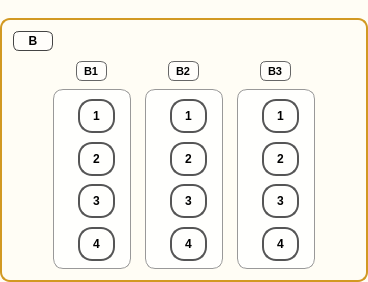
                          <widget class="QGroupBox" name="groupZoneB">
                           <property name="sizePolicy">
                            <sizepolicy hsizetype="Expanding" vsizetype="Preferred">
                             <horstretch>0</horstretch>
                             <verstretch>0</verstretch>
                            </sizepolicy>
                           </property>
                           <property name="styleSheet">
                            <string>QGroupBox{border:2px solid #d29922;border-radius:10px;margin-top:18px;background:#fffdf5;}QGroupBox::title{subcontrol-origin:margin;left:12px;top:6px;padding:0 6px;font-weight:700;}</string>
                           </property>
                           <property name="text" stdset="0">
                            <string>냉동고 B</string>
                           </property>
                           <layout class="QVBoxLayout" name="vboxZoneB">
                            <property name="spacing">
                             <number>10</number>
                            </property>
                            <item>
                             <widget class="QLabel" name="labelZone_B">
                              <property name="sizePolicy">
                               <sizepolicy hsizetype="Fixed" vsizetype="Fixed">
                                <horstretch>0</horstretch>
                                <verstretch>0</verstretch>
                               </sizepolicy>
                              </property>
                              <property name="minimumSize">
                               <size>
                                <width>24</width>
                                <height>20</height>
                               </size>
                              </property>
                              <property name="maximumSize">
                               <size>
                                <width>40</width>
                                <height>22</height>
                               </size>
                              </property>
                              <property name="styleSheet">
                               <string>QLabel{border:1px solid #444;border-radius:6px;padding:2px 6px;font-weight:700;font-size:12px;background:rgba(255,255,255,0.6);}</string>
                              </property>
                              <property name="text">
                               <string>B</string>
                              </property>
                              <property name="alignment">
                               <set>Qt::AlignCenter</set>
                              </property>
                             </widget>
                            </item>
                            <item>
                             <layout class="QHBoxLayout" name="hboxZoneB">
                              <property name="spacing">
                               <number>14</number>
                              </property>
                              <item>
                               <spacer name="hboxZoneB_spacer_left">
                                <property name="orientation">
                                 <enum>Qt::Horizontal</enum>
                                </property>
                                <property name="sizeType">
                                 <enum>QSizePolicy::Expanding</enum>
                                </property>
                                <property name="sizeHint" stdset="0">
                                 <size>
                                  <width>40</width>
                                  <height>20</height>
                                 </size>
                                </property>
                               </spacer>
                              </item>
                              <item>
                               <layout class="QVBoxLayout" name="vbox_container_B_a1">
                                <property name="spacing">
                                 <number>8</number>
                                </property>
                                <item alignment="Qt::AlignHCenter">
                                 <widget class="QLabel" name="labelRack_B1">
                                  <property name="sizePolicy">
                                   <sizepolicy hsizetype="Fixed" vsizetype="Fixed">
                                    <horstretch>0</horstretch>
                                    <verstretch>0</verstretch>
                                   </sizepolicy>
                                  </property>
                                  <property name="minimumSize">
                                   <size>
                                    <width>28</width>
                                    <height>20</height>
                                   </size>
                                  </property>
                                  <property name="maximumSize">
                                   <size>
                                    <width>40</width>
                                    <height>22</height>
                                   </size>
                                  </property>
                                  <property name="styleSheet">
                                   <string>QLabel{border:1px solid #666;border-radius:6px;padding:2px 4px;font-weight:700;font-size:11px;background:rgba(255,255,255,0.6);}</string>
                                  </property>
                                  <property name="text">
                                   <string>B1</string>
                                  </property>
                                 </widget>
                                </item>
                                <item alignment="Qt::AlignHCenter">
                                 <widget class="QFrame" name="frame_B_a1">
                                  <property name="sizePolicy">
                                   <sizepolicy hsizetype="Fixed" vsizetype="Fixed">
                                    <horstretch>0</horstretch>
                                    <verstretch>0</verstretch>
                                   </sizepolicy>
                                  </property>
                                  <property name="minimumSize">
                                   <size>
                                    <width>78</width>
                                    <height>180</height>
                                   </size>
                                  </property>
                                  <property name="maximumSize">
                                   <size>
                                    <width>90</width>
                                    <height>180</height>
                                   </size>
                                  </property>
                                  <property name="styleSheet">
                                   <string notr="true">QFrame{border:1px solid #999;border-radius:10px;background:rgba(255,255,255,0.8);padding-left:15px;}</string>
                                  </property>
                                  <property name="frameShape">
                                   <enum>QFrame::NoFrame</enum>
                                  </property>
                                  <layout class="QVBoxLayout" name="vbox_frame_B_a1">
                                   <property name="spacing">
                                    <number>10</number>
                                   </property>
                                   <item>
                                    <widget class="QToolButton" name="tube_B_a1_t1">
                                     <property name="minimumSize">
                                      <size>
                                       <width>34</width>
                                       <height>34</height>
                                      </size>
                                     </property>
                                     <property name="styleSheet">
                                      <string>QToolButton{border:2px solid #555;border-radius:14px;min-width:30px;min-height:30px;font-weight:700;}QToolButton:hover{border-color:#111;}QToolButton:checked{background:#2d89ef;color:#fff;}</string>
                                     </property>
                                     <property name="text">
                                      <string>1</string>
                                     </property>
                                     <property name="checkable">
                                      <bool>true</bool>
                                     </property>
                                     <property name="autoExclusive">
                                      <bool>false</bool>
                                     </property>
                                    </widget>
                                   </item>
                                   <item>
                                    <widget class="QToolButton" name="tube_B_a1_t2">
                                     <property name="minimumSize">
                                      <size>
                                       <width>34</width>
                                       <height>34</height>
                                      </size>
                                     </property>
                                     <property name="styleSheet">
                                      <string>QToolButton{border:2px solid #555;border-radius:14px;min-width:30px;min-height:30px;font-weight:700;}QToolButton:hover{border-color:#111;}QToolButton:checked{background:#2d89ef;color:#fff;}</string>
                                     </property>
                                     <property name="text">
                                      <string>2</string>
                                     </property>
                                     <property name="checkable">
                                      <bool>true</bool>
                                     </property>
                                     <property name="autoExclusive">
                                      <bool>false</bool>
                                     </property>
                                    </widget>
                                   </item>
                                   <item>
                                    <widget class="QToolButton" name="tube_B_a1_t3">
                                     <property name="minimumSize">
                                      <size>
                                       <width>34</width>
                                       <height>34</height>
                                      </size>
                                     </property>
                                     <property name="styleSheet">
                                      <string>QToolButton{border:2px solid #555;border-radius:14px;min-width:30px;min-height:30px;font-weight:700;}QToolButton:hover{border-color:#111;}QToolButton:checked{background:#2d89ef;color:#fff;}</string>
                                     </property>
                                     <property name="text">
                                      <string>3</string>
                                     </property>
                                     <property name="checkable">
                                      <bool>true</bool>
                                     </property>
                                     <property name="autoExclusive">
                                      <bool>false</bool>
                                     </property>
                                    </widget>
                                   </item>
                                   <item>
                                    <widget class="QToolButton" name="tube_B_a1_t4">
                                     <property name="minimumSize">
                                      <size>
                                       <width>34</width>
                                       <height>34</height>
                                      </size>
                                     </property>
                                     <property name="styleSheet">
                                      <string>QToolButton{border:2px solid #555;border-radius:14px;min-width:30px;min-height:30px;font-weight:700;}QToolButton:hover{border-color:#111;}QToolButton:checked{background:#2d89ef;color:#fff;}</string>
                                     </property>
                                     <property name="text">
                                      <string>4</string>
                                     </property>
                                     <property name="checkable">
                                      <bool>true</bool>
                                     </property>
                                     <property name="autoExclusive">
                                      <bool>false</bool>
                                     </property>
                                    </widget>
                                   </item>
                                  </layout>
                                 </widget>
                                </item>
                               </layout>
                              </item>
                              <item>
                               <layout class="QVBoxLayout" name="vbox_container_B_a2">
                                <property name="spacing">
                                 <number>8</number>
                                </property>
                                <item alignment="Qt::AlignHCenter">
                                 <widget class="QLabel" name="labelRack_B2">
                                  <property name="sizePolicy">
                                   <sizepolicy hsizetype="Fixed" vsizetype="Fixed">
                                    <horstretch>0</horstretch>
                                    <verstretch>0</verstretch>
                                   </sizepolicy>
                                  </property>
                                  <property name="minimumSize">
                                   <size>
                                    <width>28</width>
                                    <height>20</height>
                                   </size>
                                  </property>
                                  <property name="maximumSize">
                                   <size>
                                    <width>40</width>
                                    <height>22</height>
                                   </size>
                                  </property>
                                  <property name="styleSheet">
                                   <string>QLabel{border:1px solid #666;border-radius:6px;padding:2px 4px;font-weight:700;font-size:11px;background:rgba(255,255,255,0.6);}</string>
                                  </property>
                                  <property name="text">
                                   <string>B2</string>
                                  </property>
                                 </widget>
                                </item>
                                <item alignment="Qt::AlignHCenter">
                                 <widget class="QFrame" name="frame_B_a2">
                                  <property name="sizePolicy">
                                   <sizepolicy hsizetype="Fixed" vsizetype="Fixed">
                                    <horstretch>0</horstretch>
                                    <verstretch>0</verstretch>
                                   </sizepolicy>
                                  </property>
                                  <property name="minimumSize">
                                   <size>
                                    <width>78</width>
                                    <height>180</height>
                                   </size>
                                  </property>
                                  <property name="maximumSize">
                                   <size>
                                    <width>90</width>
                                    <height>180</height>
                                   </size>
                                  </property>
                                  <property name="styleSheet">
                                   <string notr="true">QFrame{border:1px solid #999;border-radius:10px;background:rgba(255,255,255,0.8);padding-left:15px;}</string>
                                  </property>
                                  <property name="frameShape">
                                   <enum>QFrame::NoFrame</enum>
                                  </property>
                                  <layout class="QVBoxLayout" name="vbox_frame_B_a2">
                                   <property name="spacing">
                                    <number>10</number>
                                   </property>
                                   <item>
                                    <widget class="QToolButton" name="tube_B_a2_t1">
                                     <property name="minimumSize">
                                      <size>
                                       <width>34</width>
                                       <height>34</height>
                                      </size>
                                     </property>
                                     <property name="styleSheet">
                                      <string>QToolButton{border:2px solid #555;border-radius:14px;min-width:30px;min-height:30px;font-weight:700;}QToolButton:hover{border-color:#111;}QToolButton:checked{background:#2d89ef;color:#fff;}</string>
                                     </property>
                                     <property name="text">
                                      <string>1</string>
                                     </property>
                                     <property name="checkable">
                                      <bool>true</bool>
                                     </property>
                                     <property name="autoExclusive">
                                      <bool>false</bool>
                                     </property>
                                    </widget>
                                   </item>
                                   <item>
                                    <widget class="QToolButton" name="tube_B_a2_t2">
                                     <property name="minimumSize">
                                      <size>
                                       <width>34</width>
                                       <height>34</height>
                                      </size>
                                     </property>
                                     <property name="styleSheet">
                                      <string>QToolButton{border:2px solid #555;border-radius:14px;min-width:30px;min-height:30px;font-weight:700;}QToolButton:hover{border-color:#111;}QToolButton:checked{background:#2d89ef;color:#fff;}</string>
                                     </property>
                                     <property name="text">
                                      <string>2</string>
                                     </property>
                                     <property name="checkable">
                                      <bool>true</bool>
                                     </property>
                                     <property name="autoExclusive">
                                      <bool>false</bool>
                                     </property>
                                    </widget>
                                   </item>
                                   <item>
                                    <widget class="QToolButton" name="tube_B_a2_t3">
                                     <property name="minimumSize">
                                      <size>
                                       <width>34</width>
                                       <height>34</height>
                                      </size>
                                     </property>
                                     <property name="styleSheet">
                                      <string>QToolButton{border:2px solid #555;border-radius:14px;min-width:30px;min-height:30px;font-weight:700;}QToolButton:hover{border-color:#111;}QToolButton:checked{background:#2d89ef;color:#fff;}</string>
                                     </property>
                                     <property name="text">
                                      <string>3</string>
                                     </property>
                                     <property name="checkable">
                                      <bool>true</bool>
                                     </property>
                                     <property name="autoExclusive">
                                      <bool>false</bool>
                                     </property>
                                    </widget>
                                   </item>
                                   <item>
                                    <widget class="QToolButton" name="tube_B_a2_t4">
                                     <property name="minimumSize">
                                      <size>
                                       <width>34</width>
                                       <height>34</height>
                                      </size>
                                     </property>
                                     <property name="styleSheet">
                                      <string>QToolButton{border:2px solid #555;border-radius:14px;min-width:30px;min-height:30px;font-weight:700;}QToolButton:hover{border-color:#111;}QToolButton:checked{background:#2d89ef;color:#fff;}</string>
                                     </property>
                                     <property name="text">
                                      <string>4</string>
                                     </property>
                                     <property name="checkable">
                                      <bool>true</bool>
                                     </property>
                                     <property name="autoExclusive">
                                      <bool>false</bool>
                                     </property>
                                    </widget>
                                   </item>
                                  </layout>
                                 </widget>
                                </item>
                               </layout>
                              </item>
                              <item>
                               <layout class="QVBoxLayout" name="vbox_container_B_a3">
                                <property name="spacing">
                                 <number>8</number>
                                </property>
                                <item alignment="Qt::AlignHCenter">
                                 <widget class="QLabel" name="labelRack_B3">
                                  <property name="sizePolicy">
                                   <sizepolicy hsizetype="Fixed" vsizetype="Fixed">
                                    <horstretch>0</horstretch>
                                    <verstretch>0</verstretch>
                                   </sizepolicy>
                                  </property>
                                  <property name="minimumSize">
                                   <size>
                                    <width>28</width>
                                    <height>20</height>
                                   </size>
                                  </property>
                                  <property name="maximumSize">
                                   <size>
                                    <width>40</width>
                                    <height>22</height>
                                   </size>
                                  </property>
                                  <property name="styleSheet">
                                   <string>QLabel{border:1px solid #666;border-radius:6px;padding:2px 4px;font-weight:700;font-size:11px;background:rgba(255,255,255,0.6);}</string>
                                  </property>
                                  <property name="text">
                                   <string>B3</string>
                                  </property>
                                 </widget>
                                </item>
                                <item alignment="Qt::AlignHCenter">
                                 <widget class="QFrame" name="frame_B_a3">
                                  <property name="sizePolicy">
                                   <sizepolicy hsizetype="Fixed" vsizetype="Fixed">
                                    <horstretch>0</horstretch>
                                    <verstretch>0</verstretch>
                                   </sizepolicy>
                                  </property>
                                  <property name="minimumSize">
                                   <size>
                                    <width>78</width>
                                    <height>180</height>
                                   </size>
                                  </property>
                                  <property name="maximumSize">
                                   <size>
                                    <width>90</width>
                                    <height>180</height>
                                   </size>
                                  </property>
                                  <property name="styleSheet">
                                   <string notr="true">QFrame{border:1px solid #999;border-radius:10px;background:rgba(255,255,255,0.8);padding-left:15px;}</string>
                                  </property>
                                  <property name="frameShape">
                                   <enum>QFrame::NoFrame</enum>
                                  </property>
                                  <layout class="QVBoxLayout" name="vbox_frame_B_a3">
                                   <property name="spacing">
                                    <number>10</number>
                                   </property>
                                   <item>
                                    <widget class="QToolButton" name="tube_B_a3_t1">
                                     <property name="minimumSize">
                                      <size>
                                       <width>34</width>
                                       <height>34</height>
                                      </size>
                                     </property>
                                     <property name="styleSheet">
                                      <string>QToolButton{border:2px solid #555;border-radius:14px;min-width:30px;min-height:30px;font-weight:700;}QToolButton:hover{border-color:#111;}QToolButton:checked{background:#2d89ef;color:#fff;}</string>
                                     </property>
                                     <property name="text">
                                      <string>1</string>
                                     </property>
                                     <property name="checkable">
                                      <bool>true</bool>
                                     </property>
                                     <property name="autoExclusive">
                                      <bool>false</bool>
                                     </property>
                                    </widget>
                                   </item>
                                   <item>
                                    <widget class="QToolButton" name="tube_B_a3_t2">
                                     <property name="minimumSize">
                                      <size>
                                       <width>34</width>
                                       <height>34</height>
                                      </size>
                                     </property>
                                     <property name="styleSheet">
                                      <string>QToolButton{border:2px solid #555;border-radius:14px;min-width:30px;min-height:30px;font-weight:700;}QToolButton:hover{border-color:#111;}QToolButton:checked{background:#2d89ef;color:#fff;}</string>
                                     </property>
                                     <property name="text">
                                      <string>2</string>
                                     </property>
                                     <property name="checkable">
                                      <bool>true</bool>
                                     </property>
                                     <property name="autoExclusive">
                                      <bool>false</bool>
                                     </property>
                                    </widget>
                                   </item>
                                   <item>
                                    <widget class="QToolButton" name="tube_B_a3_t3">
                                     <property name="minimumSize">
                                      <size>
                                       <width>34</width>
                                       <height>34</height>
                                      </size>
                                     </property>
                                     <property name="styleSheet">
                                      <string>QToolButton{border:2px solid #555;border-radius:14px;min-width:30px;min-height:30px;font-weight:700;}QToolButton:hover{border-color:#111;}QToolButton:checked{background:#2d89ef;color:#fff;}</string>
                                     </property>
                                     <property name="text">
                                      <string>3</string>
                                     </property>
                                     <property name="checkable">
                                      <bool>true</bool>
                                     </property>
                                     <property name="autoExclusive">
                                      <bool>false</bool>
                                     </property>
                                    </widget>
                                   </item>
                                   <item>
                                    <widget class="QToolButton" name="tube_B_a3_t4">
                                     <property name="minimumSize">
                                      <size>
                                       <width>34</width>
                                       <height>34</height>
                                      </size>
                                     </property>
                                     <property name="styleSheet">
                                      <string>QToolButton{border:2px solid #555;border-radius:14px;min-width:30px;min-height:30px;font-weight:700;}QToolButton:hover{border-color:#111;}QToolButton:checked{background:#2d89ef;color:#fff;}</string>
                                     </property>
                                     <property name="text">
                                      <string>4</string>
                                     </property>
                                     <property name="checkable">
                                      <bool>true</bool>
                                     </property>
                                     <property name="autoExclusive">
                                      <bool>false</bool>
                                     </property>
                                    </widget>
                                   </item>
                                  </layout>
                                 </widget>
                                </item>
                               </layout>
                              </item>
                              <item>
                               <spacer name="hboxZoneB_spacer_right">
                                <property name="orientation">
                                 <enum>Qt::Horizontal</enum>
                                </property>
                                <property name="sizeType">
                                 <enum>QSizePolicy::Expanding</enum>
                                </property>
                                <property name="sizeHint" stdset="0">
                                 <size>
                                  <width>40</width>
                                  <height>20</height>
                                 </size>
                                </property>
                               </spacer>
                              </item>
                             </layout>
                            </item>
                           </layout>
                          </widget>
